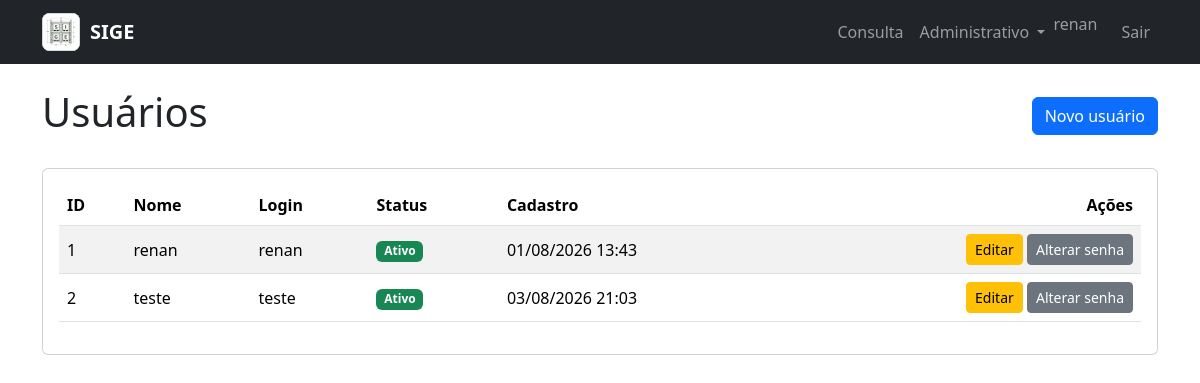
The page /admin/usuarios/ (signed in) on the database its author committed.
### app/models/usuario.py (models this page shows, shortened)
class Usuario(db.Model):
    __tablename__ = "usuario"
    id = db.Column(
        db.Integer,
        primary_key=True
    )
    nome = db.Column(
        db.String(100),
        nullable=False
    )
    login = db.Column(
        db.String(50),
        nullable=False,
        unique=True
    )
    senha_hash = db.Column(
        db.String(255),
        nullable=False
    )
    ativo = db.Column(
        db.Boolean,
        default=True
    )
    data_cadastro = db.Column(
        db.DateTime,
        default=datetime.utcnow
    )

### app/routes/usuario.py (the view)
@usuario_bp.route("/")
@login_obrigatorio
def listar():
    usuarios = Usuario.query.order_by(
        Usuario.nome
    ).all()
    return render_template(
        "usuario/listar.html",
        usuarios=usuarios
    )

### app/routes/auth.py (called while the page is built)
def login_obrigatorio(func):
    @wraps(func)
    def wrapper(*args, **kwargs):
        if "usuario_id" not in session:
            return redirect(
                url_for("auth.login")
            )
        return func(*args, **kwargs)
    return wrapper

### app/templates/usuario/listar.html (shortened to what this page needs)
{% extends "base.html" %}
{% block content %}
<div class="d-flex justify-content-between align-items-center mb-4">
    <h1>Usuários</h1>
    <a
        href="{{ url_for('usuario.novo') }}"
        class="btn btn-primary">
        Novo usuário
    </a>
</div>
<div class="card">
    <div class="card-body">
        <div class="table-responsive">
            <table class="table table-striped table-hover align-middle">
                <thead>
                    <tr>
                        <th>ID</th>
                        <th>Nome</th>
                        <th>Login</th>
                        <th>Status</th>
                        <th>Cadastro</th>
                        <th class="text-end">
                            Ações
                        </th>
                    </tr>
                </thead>
                <tbody>
                    {% for usuario in usuarios %}
                        <tr>
                            <td>
                                {{ usuario.id }}
                            </td>
                            <td>
                                {{ usuario.nome }}
                            </td>
                            <td>
                                {{ usuario.login }}
                            </td>
                            <td>
                                {% if usuario.ativo %}
                                    <span class="badge text-bg-success">
                                        Ativo
                                    </span>
                                {% else %}
                                    <span class="badge text-bg-secondary">
                                        Inativo
                                    </span>
                                {% endif %}
                            </td>
                            <td>
                                {% if usuario.data_cadastro %}
                                    {{ usuario.data_cadastro.strftime('%d/%m/%Y %H:%M') }}
                                {% else %}
                                    -
                                {% endif %}
                            </td>
                            <td class="text-end">
                                <a
                                    href="{{ url_for('usuario.editar', usuario_id=usuario.id) }}"
                                    class="btn btn-sm btn-warning">
                                    Editar
                                </a>
                                <a
                                    href="{{ url_for('usuario.alterar_senha', usuario_id=usuario.id) }}"
                                    class="btn btn-sm btn-secondary">
                                    Alterar senha
                                </a>
                            </td>
                        </tr>
                    {% endfor %}
                </tbody>
            </table>
        </div>
    </div>
</div>
{% endblock %}

### rows shown on the page
Usuario: id "1", nome "renan", login "renan", ativo "Ativo", data_cadastro "01/08/2026 13:43"
Usuario: id "2", nome "teste", login "teste", ativo "Ativo", data_cadastro "03/08/2026 21:03"

### other values the page prints
{{ session.get("usuario_nome") }} "renan"
